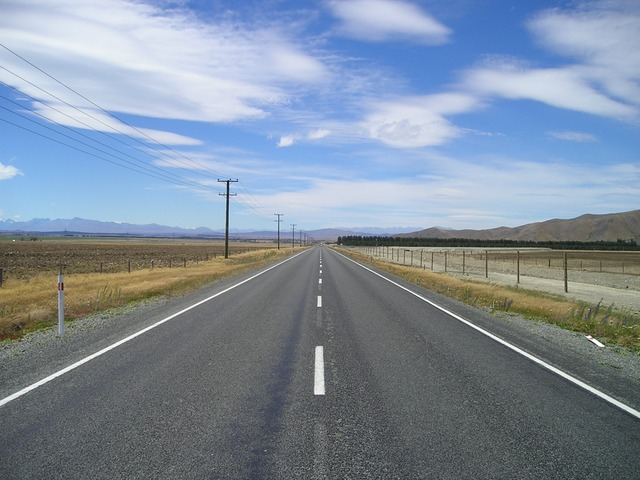
#> input picture carretera.jpeg, 640 x 480 px
$ python convolution_blur.py
#> lines starting #> are read from the running program, lines starting #| are printed output that depends on the picture
import matplotlib.image as image
import matplotlib.pyplot as plt
import numpy as np
import cv2

#COLOR
image  = cv2.imread('carretera.jpeg')
#> image is the input picture: shape (480, 640, 3); mean B, G, R 157, 141.4, 127.9
cv2.imshow('Carretera', image)

#GRAY
gray_img = cv2.cvtColor(image, cv2.COLOR_BGR2GRAY)
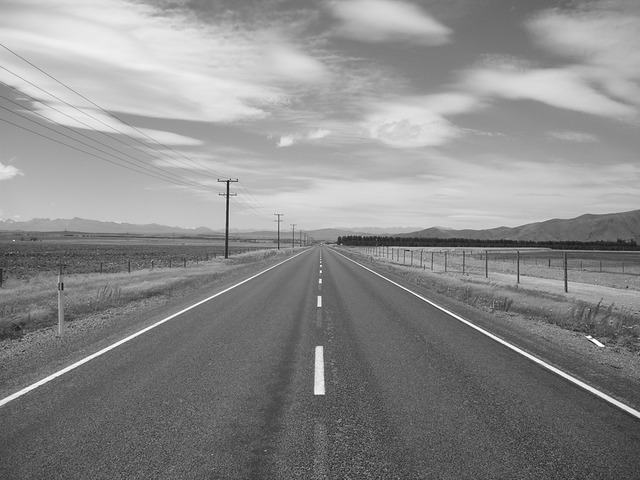
#> gray_img: shape (480, 640); min 14, max 255, mean 139.1
cv2.imshow('Gray', gray_img)

#Sharpening Kernel
sharp_kernel = np.array([[0,-1,0],[-1,5,-1],[0,-1,0]])
sharpered_image = cv2.filter2D(gray_img, -1, sharp_kernel)
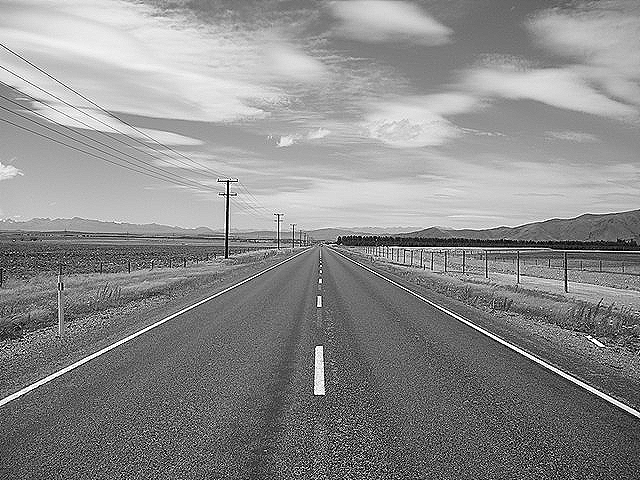
#> sharpered_image: shape (480, 640); min 0, max 255, mean 139.3
cv2.imshow('Sharpered Image', sharpered_image)

#Blurring Kernel Normalized
blurr_kernel = np.ones((6,6))*1/36
blurred_image = cv2.filter2D(gray_img, -1, blurr_kernel)
cv2. imshow('Blurred Image', blurred_image)

#Final
cv2.waitKey(0)
cv2.destroyAllWindows()

$ run again, with PistaRC.jpg copied over carretera.jpeg
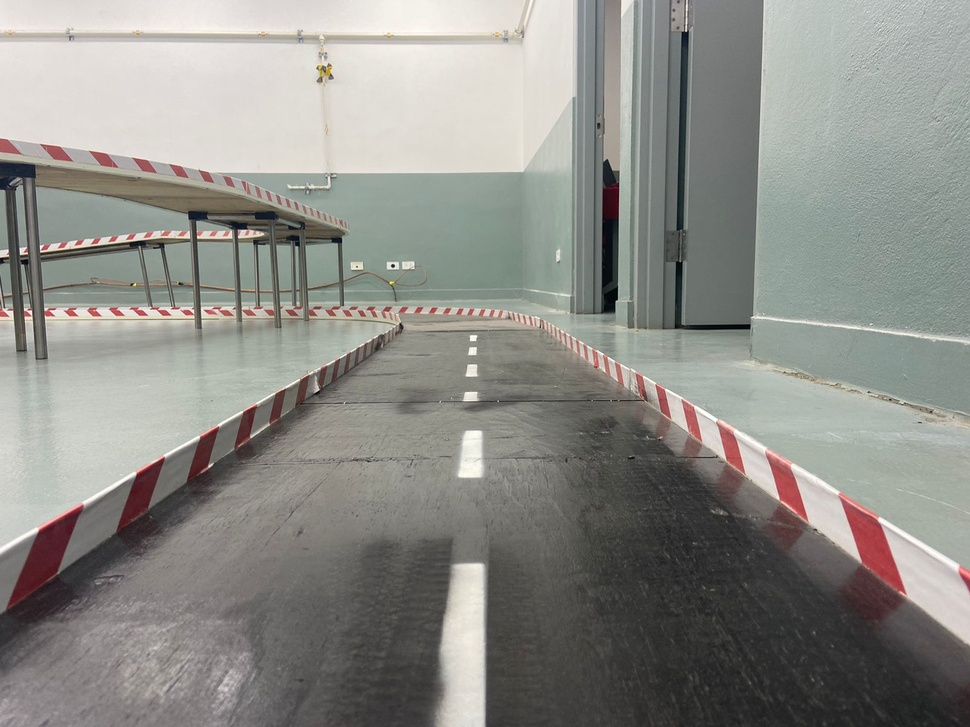
#> input picture PistaRC.jpg, 970 x 727 px, shrunk from 1600 x 1200 before the run
#> image is the input picture: shape (727, 970, 3); mean B, G, R 135.8, 141, 141.2
#> `gray_img = cv2.cvtColor(image, cv2.COLOR_BGR2GRAY)`:
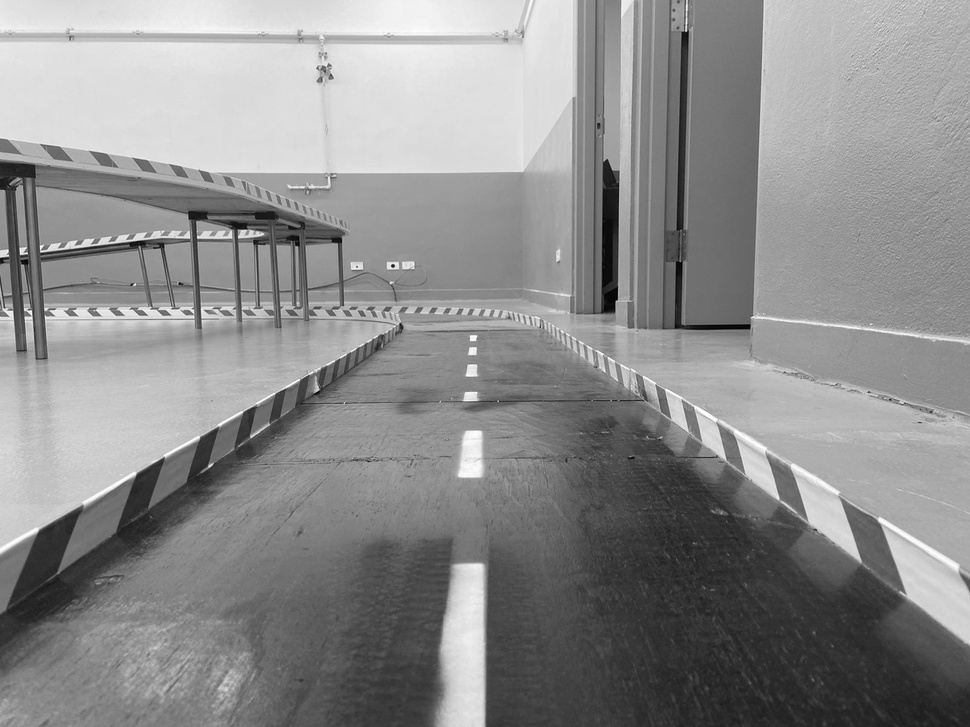
#> gray_img: shape (727, 970); min 1, max 255, mean 140.5
